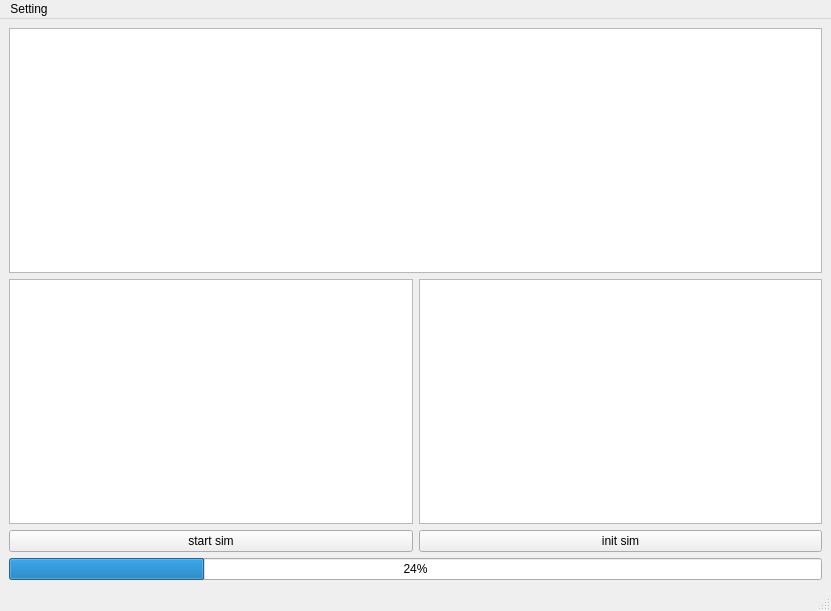
<?xml version="1.0" encoding="UTF-8"?>
<ui version="4.0">
 <class>Hub</class>
 <widget class="QMainWindow" name="Hub">
  <property name="geometry">
   <rect>
    <x>0</x>
    <y>0</y>
    <width>831</width>
    <height>611</height>
   </rect>
  </property>
  <property name="windowTitle">
   <string>Hub</string>
  </property>
  <widget class="QWidget" name="centralwidget">
   <layout class="QGridLayout" name="gridLayout">
    <item row="0" column="0">
     <layout class="QVBoxLayout" name="verticalLayout">
      <item>
       <widget class="QTextBrowser" name="text_browser"/>
      </item>
      <item>
       <layout class="QHBoxLayout" name="horizontalLayout">
        <item>
         <widget class="QTreeView" name="topic_tree_view"/>
        </item>
        <item>
         <widget class="QTextBrowser" name="sim_text_browser"/>
        </item>
       </layout>
      </item>
      <item>
       <layout class="QHBoxLayout" name="horizontalLayout_2">
        <item>
         <widget class="QPushButton" name="start_sim_button">
          <property name="text">
           <string>start sim</string>
          </property>
         </widget>
        </item>
        <item>
         <widget class="QPushButton" name="init_sim_button">
          <property name="text">
           <string>init sim</string>
          </property>
         </widget>
        </item>
       </layout>
      </item>
     </layout>
    </item>
    <item row="1" column="0">
     <widget class="QProgressBar" name="sim_process_bar">
      <property name="value">
       <number>24</number>
      </property>
     </widget>
    </item>
   </layout>
  </widget>
  <widget class="QMenuBar" name="menubar">
   <property name="geometry">
    <rect>
     <x>0</x>
     <y>0</y>
     <width>831</width>
     <height>22</height>
    </rect>
   </property>
   <widget class="QMenu" name="setting">
    <property name="title">
     <string>Setting</string>
    </property>
    <addaction name="setting_button"/>
   </widget>
   <addaction name="setting"/>
  </widget>
  <widget class="QStatusBar" name="statusbar"/>
  <action name="setting_button">
   <property name="text">
    <string>setting</string>
   </property>
  </action>
 </widget>
 <resources/>
 <connections/>
</ui>
